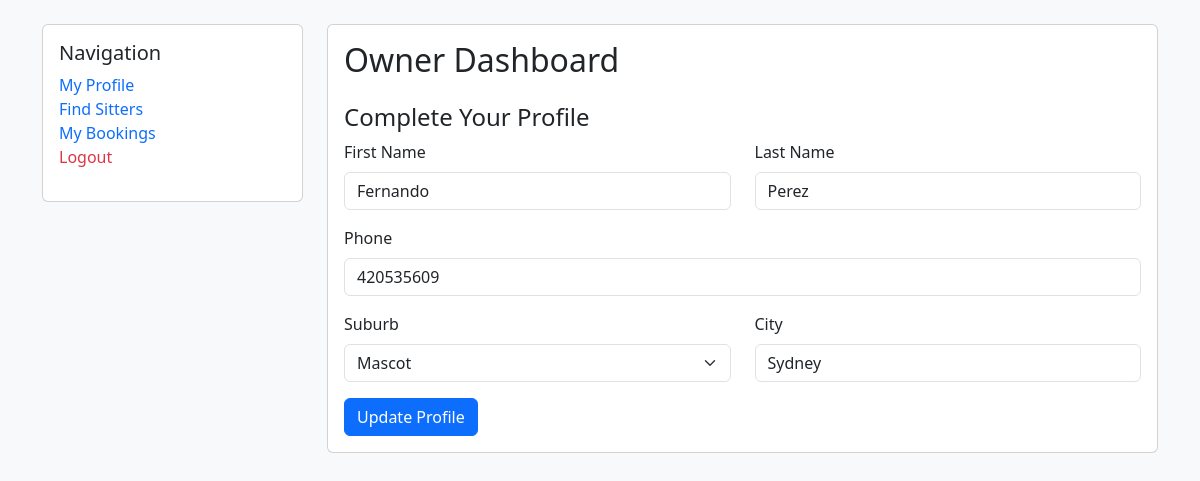
Page /owner-dashboard (signed in) on the committed database.
### database.py (models this page shows, shortened)
class User(db.Model):
    id = db.Column(db.Integer, primary_key=True)
    email = db.Column(db.String(255), unique=True, nullable=False)
    password = db.Column(db.String(255), nullable=False)
    role = db.Column(db.Enum(Role), nullable=False, default=Role.customer)
    created_at = db.Column(db.DateTime, default=datetime.utcnow)
    first_name = db.Column(db.String(100))
    last_name = db.Column(db.String(100))
    phone = db.Column(db.String(20))
    city = db.Column(db.String(100))
    suburb = db.Column(db.String(100))
    created_at = db.Column(db.DateTime, default=datetime.utcnow)
    sitter_services = db.relationship('SitterService', backref='sitter', lazy=True)
    owner_bookings = db.relationship('Booking', foreign_keys='Booking.owner_id', backref='owner', lazy=True)
    sitter_bookings = db.relationship('Booking', foreign_keys='Booking.sitter_id', backref='sitter', lazy=True)

### main.py (the view, shortened to what this page needs)
@app.route("/owner-dashboard", methods=["GET", "POST"])
def owner_dashboard():
    user = User.query.filter_by(email=session.get('user_email')).first()
    return render_template("owner_dashboard.html", user=user, suburbs=SYDNEY_SUBURBS)

### templates/owner_dashboard.html (shortened to what this page needs)
<!DOCTYPE html>
<html lang="en">
<head>
    <link href="https://cdn.jsdelivr.net/npm/bootstrap@5.3.2/dist/css/bootstrap.min.css" rel="stylesheet">
</head>
<body class="bg-light">
    <div class="container mt-4">
        <div class="row">
            <div class="col-md-3">
                <div class="card">
                    <div class="card-body">
                        <h5 class="card-title">Navigation</h5>
                        <ul class="list-unstyled">
                            <li><a href="{{ url_for('owner_dashboard') }}" class="text-decoration-none">My Profile</a></li>
                            <li><a href="{{ url_for('search') }}" class="text-decoration-none">Find Sitters</a></li>
                            <li><a href="{{ url_for('owner_bookings') }}" class="text-decoration-none">My Bookings</a></li>
                            <li><a href="{{ url_for('login') }}" class="text-decoration-none text-danger">Logout</a></li>
                        </ul>
                    </div>
                </div>
            </div>
            <div class="col-md-9">
                <div class="card">
                    <div class="card-body">
                        <h2 class="card-title">Owner Dashboard</h2>
                        <h4 class="mt-4">Complete Your Profile</h4>
                        <form method="POST">
                            <div class="row">
                                <div class="col-md-6 mb-3">
                                    <label for="first_name" class="form-label">First Name</label>
                                    <input type="text" name="first_name" id="first_name" class="form-control"
                                           value="{{ user.first_name or '' }}" required>
                                </div>
                                <div class="col-md-6 mb-3">
                                    <label for="last_name" class="form-label">Last Name</label>
                                    <input type="text" name="last_name" id="last_name" class="form-control"
                                           value="{{ user.last_name or '' }}" required>
                                </div>
                            </div>
                            <div class="mb-3">
                                <label for="phone" class="form-label">Phone</label>
                                <input type="tel" name="phone" id="phone" class="form-control"
                                       value="{{ user.phone or '' }}" required>
                            </div>
                            <div class="row">
                                <div class="col-md-6 mb-3">
                                    <label for="suburb" class="form-label">Suburb</label>
                                        <select name="suburb" id="suburb" class="form-select" required>
                                        {% for suburb in suburbs %}
                                        <option value="{{ suburb }}" {% if user.suburb == suburb %}selected{% endif %}>{{ suburb }}</option>
                                        {% endfor %}
                                        </select>
                            </div>
                                <div class="col-md-6 mb-3">
                                    <label for="city" class="form-label">City</label>
                                    <input type="text" name="city" id="city" class="form-control"
                                           value="{{ user.city or 'Sydney' }}" required>
                                </div>
                            </div>
                            <button type="submit" class="btn btn-primary">Update Profile</button>
                        </form>
                    </div>
                </div>
            </div>
        </div>
    </div>
</body>
</html>

### rows in the picture
User: first_name "Fernando", last_name "Perez", phone "420535609", suburb "Mascot", city "Sydney"
